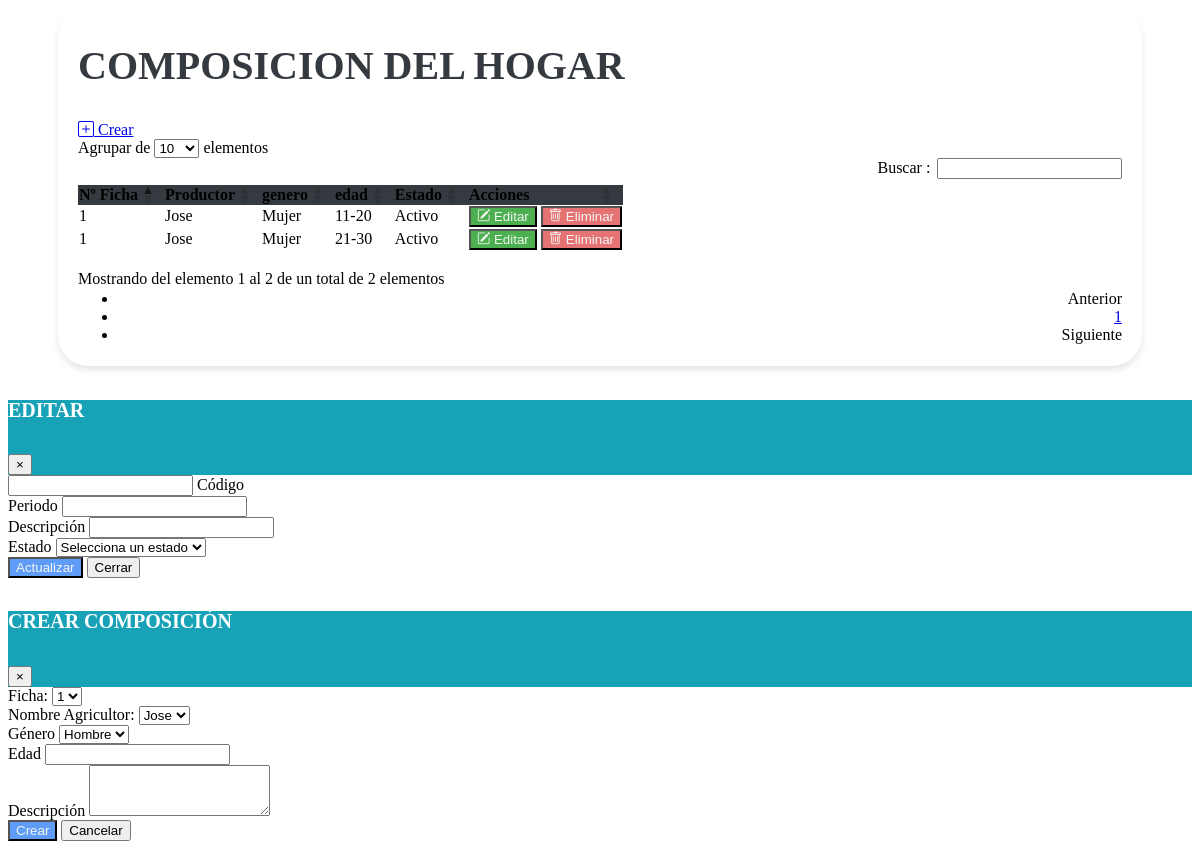
Page /vistas/Mantenimiento_Composicion.php on the earlier database version.
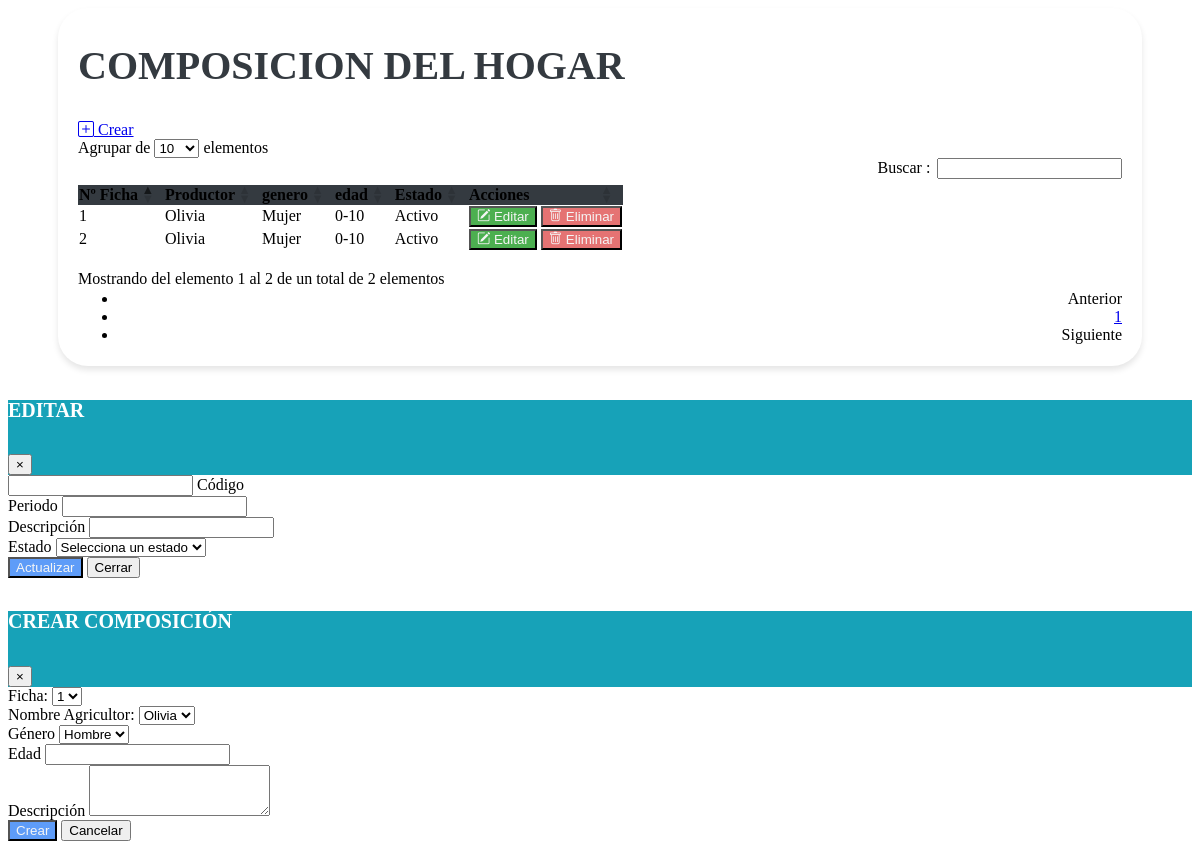
Same page on the later database version.
### tables this page shows
CREATE TABLE `tbl_composicion` (
  `id_ficha` bigint(20) DEFAULT NULL,
  `id_composicion` bigint(20) NOT NULL,
  `id_productor` bigint(20) DEFAULT NULL,
  `genero` enum('Hombre','Mujer') DEFAULT NULL,
  `edad` varchar(10) DEFAULT NULL,
  `cantidad` int(11) DEFAULT NULL,
  `creado_por` varchar(25) DEFAULT NULL,
  `fecha_creacion` timestamp NOT NULL DEFAULT current_timestamp(),
  `modificado_por` varchar(25) DEFAULT NULL,
  `fecha_modificacion` timestamp NOT NULL DEFAULT current_timestamp() ON UPDATE current_timestamp(),
  `estado` enum('A','I') DEFAULT NULL
);

CREATE TABLE `tbl_productor` (
  `id_ficha` varchar(50) DEFAULT NULL,
  `id_productor` bigint(20) NOT NULL,
  `primer_nombre` varchar(255) DEFAULT NULL,
  `segundo_nombre` varchar(255) DEFAULT NULL,
  `primer_apellido` varchar(255) DEFAULT NULL,
  `segundo_apellido` varchar(255) DEFAULT NULL,
  `identificacion` bigint(20) DEFAULT NULL,
  `fecha_nacimiento` date DEFAULT NULL,
  `genero` varchar(10) DEFAULT NULL,
  `estado_civil` varchar(20) DEFAULT NULL,
  `nivel_escolaridad` varchar(50) DEFAULT NULL,
  `ultimo_grado_escolar_aprobado` varchar(50) DEFAULT NULL,
  `telefono_1` int(11) DEFAULT NULL,
  `telefono_2` int(11) DEFAULT NULL,
  `telefono_3` int(11) DEFAULT NULL,
  `email_1` varchar(255) DEFAULT NULL,
  `email_2` varchar(255) DEFAULT NULL,
  `email_3` varchar(255) DEFAULT NULL,
  `descripcion` text DEFAULT NULL,
  `creado_por` varchar(25) DEFAULT NULL,
  `fecha_creacion` timestamp NOT NULL DEFAULT current_timestamp() ON UPDATE current_timestamp(),
  `modificado_por` varchar(25) DEFAULT NULL,
  `fecha_modificacion` timestamp NOT NULL DEFAULT current_timestamp(),
  `estado` enum('A','I') DEFAULT NULL
);

### vistas/Mantenimiento_Composicion.php (the view, shortened to what the changed rows need)
<link href="https://cdn.jsdelivr.net/npm/bootstrap-icons@1.10.0/font/bootstrap-icons.css" rel="stylesheet">
<link rel="stylesheet" href="assets/css/estilos.css">
    <link rel="stylesheet" href="https://cdn.datatables.net/1.10.20/css/dataTables.bootstrap4.min.css">
<div class="containertable">
    <div class="d-flex justify-content-between align-items-end mb-4">
        <div>
            <h1 class="poppins-font mb-2">COMPOSICION DEL HOGAR</h1>
            <br>
        </div>
    </div>
    <div class="table-responsive">
    <table id="tablax" class="table table-hover">
            <thead class="table-dark text-center" style="background-color: #343A40;">
                <tr>
                    <th scope="col">Nº Ficha</th>
                    <th scope="col">Productor</th>
                    <th scope="col">genero</th>
                    <th scope="col">edad</th>
                    <th scope="col">Estado</th>
                    <th scope="col">Acciones</th>
                </tr>
            </thead>
            <tbody class="text-center">
                <?php
                include "../php/conexion_be.php";
                $sql = $conexion->query("SELECT
                C.id_ficha,
                C.id_composicion,
                C.id_productor,
                C.genero,
                C.edad,
                C.creado_por,
                C.fecha_creacion,
                C.modificado_por,
                C.fecha_modificacion,
                C.estado,
                P.primer_nombre
            FROM
                tbl_composicion C
                INNER JOIN tbl_productor P ON C.id_productor = P.id_productor;
            ");
                while ($datos = $sql->fetch_object()) { ?>
                    <tr>
                        <td><?= $datos->id_ficha ?></td>
                        <td><?= $datos->primer_nombre ?></td>
                        <td><?php
                            if ($datos->genero == "H") {
                                echo '<span class="badge badge-pill badge-light">Hombre</span>';
                            } else {
                                echo '<span class="badge badge-pill badge-light">Mujer</span>';
                            }
                            ?></td>
                        <td><?= $datos->edad ?></td>
                        <td><?php
                            if ($datos->estado == "A") {
                                echo '<span class="badge bg-success">Activo</span>';
                            } else {
                                echo '<span class="badge bg-danger">Inactivo</span>';
                            }
                            ?></td>
                        <td>
                            <button type="button" class="btn btn-editar" data-toggle="modal" data-target="#modalEditar" onclick="abrirModalEditar
                            ('<?= $datos->id_periodo ?>', '<?= $datos->periodo ?>', '<?= $datos->descripcion ?>', '<?= $datos->estado ?>')">
                                <i class="bi bi-pencil-square"></i>
                                Editar
                            </button>
                            <form id="deleteForm" method="POST" action="modelos/eliminar_periodicidad.php" style="display: inline;">
                                <button type="submit" class="btn btn-eliminar">
                                    <i class="bi bi-trash"></i>
                                    Eliminar
                                </button>
                            </form>
                        </td>
                    </tr>
                <?php }
                ?>
            </tbody>
        </table>
    </div>
</div>
<div class="modal fade" id="modalForm" tabindex="-1" role="dialog" aria-labelledby="exampleModalLabel" aria-hidden="true">
    <div class="modal-dialog">
        <div class="modal-content" role="document">
            <div class="modal-body">
                <form action="modelos/agregar_composicion.php" method="POST">
                    <div class="row mb-3">
                        <div class="col-6">
                            <div class="form-group">
                                <label for="id_productor">Nombre Agricultor:</label>
                                <select class="form-control" id="id_productor" name="id_productor" required>
                                    <?php
                                    include '../php/conexion_be.php';
                                    $sql = "SELECT id_productor , primer_nombre FROM tbl_productor";
                                    $result = mysqli_query($conexion, $sql);
                                    if (mysqli_num_rows($result) > 0) {
                                        while ($row = mysqli_fetch_assoc($result)) {
                                            echo '<option value="' . $row["id_productor"] . '">' . $row["primer_nombre"] . '</option>';
                                        }
                                    } else {
                                        echo '<option value="">No hay aldeas disponibles</option>';
                                    }
                                    ?>
                                </select>
                            </div>
                        </div>
                    </div>
                </form>
            </div>
        </div>
    </div>
</div>

Differences in the rows shown:
removed tbl_composicion: id_ficha "1", id_productor.primer_nombre "Jose", genero "Mujer", edad "21-30", estado "Activo"
changed tbl_composicion (number 1 of 2 on the later page): id_productor.primer_nombre "Jose" → "Olivia"; edad "11-20" → "0-10"
added tbl_composicion: id_ficha "2", id_productor.primer_nombre "Olivia", genero "Mujer", edad "0-10", estado "Activo"
Other differences:
form field id_productor: "Jose" → "Olivia"
